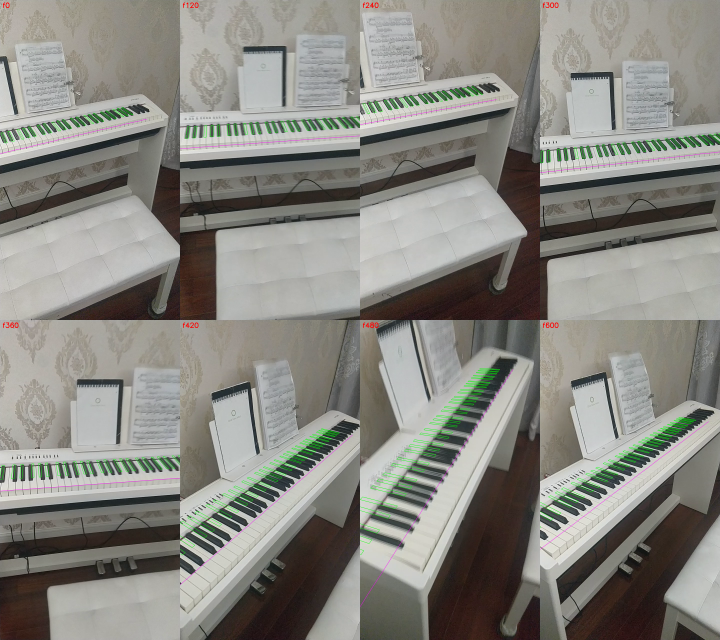
#> input picture CameraTrack/fig_overlay.png, 1440 x 1280 px, given in place of VID_20261029_231550.mp4, which was not available (shown at 1/2 size)
$ python detect.py
#> lines starting #> are read from the running program, lines starting #| are printed output that depends on the picture; pictures that were not available may be replaced by others from this repository, and a replacement may not be noted
### CameraTrack/keys.py
"""Detect the piano's black keys in a frame and fit their arrangement.

A black key seen from above is a dark, elongated blob sitting inside a bright (white keys)
band. We threshold for dark, low-saturation pixels (the reddish floor is saturated, the
walls and keys are bright), keep blobs whose shape and size fit a key top, and then keep
the largest set of blobs whose centroids lie close to one line (the keyboard axis).
"""

import cv2
import numpy as np


def dark_mask(bgr):
	hsv = cv2.cvtColor(bgr, cv2.COLOR_BGR2HSV)
	v = hsv[..., 2].astype(np.float32)
	s = hsv[..., 1]
	# much darker than the wide neighbourhood (the white keys around a black one); a wide blur
	# keeps whole key tops dark instead of only their edges
	blur = cv2.GaussianBlur(v, (0, 0), 25)
	m = ( v < 0.6 * blur ) & ( v < 120 ) & ( s < 90 )
	m = m.astype(np.uint8) * 255
	# cut the thin dark line along the key backs that joins neighbouring keys
	m = cv2.morphologyEx(m, cv2.MORPH_OPEN, cv2.getStructuringElement(cv2.MORPH_ELLIPSE, (5, 5)))
	return m


def split_components(m):
	"""Split touching keys: watershed on the distance transform, seeded by eroded cores."""
	dist = cv2.distanceTransform(m, cv2.DIST_L2, 3)
	core = (dist >= 2.0).astype(np.uint8)
	n, markers = cv2.connectedComponents(core, connectivity=4)
	markers = markers + 1
	markers[(m > 0) & (core == 0)] = 0
	img = cv2.cvtColor(255 - cv2.normalize(dist, None, 0, 255, cv2.NORM_MINMAX).astype(np.uint8), cv2.COLOR_GRAY2BGR)
	markers = cv2.watershed(img, markers.astype(np.int32))
	lab = np.where(m > 0, markers - 1, 0)
	lab[lab < 0] = 0
	return lab


def key_blobs(bgr):
	m = dark_mask(bgr)
	lab = split_components(m)
	ids = np.unique(lab)
	blobs = []
	for i in ids:
		if i == 0:
			continue
		ys, xs = np.nonzero(lab == i)
		area = len(xs)
		if area < 25 or area > 6000:
			continue
		pts = np.stack([xs, ys], 1).astype(np.float32)
		c = pts.mean(0)
		cov = np.cov((pts - c).T)
		ev, evec = np.linalg.eigh(cov)
		if ev[0] <= 0:
			continue
		elong = np.sqrt(ev[1] / ev[0])
		if elong < 1.6 or elong > 12:
			continue
		major = evec[:, 1]
		# fill ratio of the oriented bounding box: key tops are near-rectangular
		proj = (pts - c) @ evec
		ext = proj.max(0) - proj.min(0) + 1
		fill = area / (ext[0] * ext[1])
		if fill < 0.55:
			continue
		blobs.append(dict(c=c, major=major, length=ext[1], width=ext[0], area=area, pts=pts))
	return blobs


def fit_keyboard(blobs, iters=400, tol=None, rng=None):
	"""RANSAC a line through blob centroids; keys are roughly parallel and of similar size."""
	if len(blobs) < 6:
		return None
	rng = rng or np.random.default_rng(0)
	C = np.array([b['c'] for b in blobs])
	W = np.array([b['width'] for b in blobs])
	best = None
	for _ in range(iters):
		i, j = rng.choice(len(blobs), 2, replace=False)
		d = C[j] - C[i]
		L = np.linalg.norm(d)
		if L < 20:
			continue
		d /= L
		nrm = np.array([-d[1], d[0]])
		dist = np.abs((C - C[i]) @ nrm)
		t = tol or 0.6 * np.median(W) + 6
		inl = np.nonzero(dist < t)[0]
		# keys are roughly perpendicular-ish to the axis (not along it)
		ok = [k for k in inl if abs(blobs[k]['major'] @ d) < 0.8]
		if best is None or len(ok) > len(best[0]):
			best = (ok, d)
	if best is None or len(best[0]) < 6:
		return None
	idx, d = best
	# refit the axis with a total least squares line
	P = C[idx]
	c = P.mean(0)
	_, _, vt = np.linalg.svd(P - c)
	d = vt[0]
	order = np.argsort((P - c) @ d)
	return dict(idx=[idx[k] for k in order], axis=d, centre=c)

### CameraTrack/detect.py
"""Stage 1: detect black-key blobs in every frame (parallel) and cache them.

Output: detections.pkl = list over frames of dicts
  { 'blobs': [ { c, major, length, width, area, e1, e2 } ], 'axis': fit or None }
"""

import pickle
import sys
from multiprocessing import Pool

import cv2
import numpy as np

from keys import key_blobs, fit_keyboard

VIDEO = '../Footages.local/VID_20261029_231550.mp4'


def frame_count():
	cap = cv2.VideoCapture(VIDEO)
	return int(cap.get(cv2.CAP_PROP_FRAME_COUNT))


def work(span):
#> called with span = (0, 1)
	a, b = span
	cap = cv2.VideoCapture(VIDEO)
	cap.set(cv2.CAP_PROP_POS_FRAMES, a)
	out = []
	for n in range(a, b):
		ok, f = cap.read()
		if not ok:
			out.append(dict(blobs=[], axis=None))
			continue
		bl = key_blobs(f)
		for x in bl:
			half = x['major'] * x['length'] / 2
			x['e1'] = x['c'] - half
			x['e2'] = x['c'] + half
			del x['pts']
		out.append(dict(blobs=bl, axis=fit_keyboard(bl)))
#> this loop made 1 pass
#> (c in fit_keyboard, vt in fit_keyboard, order in fit_keyboard) on pass 1: ([598.4, 932.2], [[-0.764, 0.645], [0.645, 0.764]], [0, 1, 2, 4, 3, 5, 7, 6, 8, 9, 11, 10])
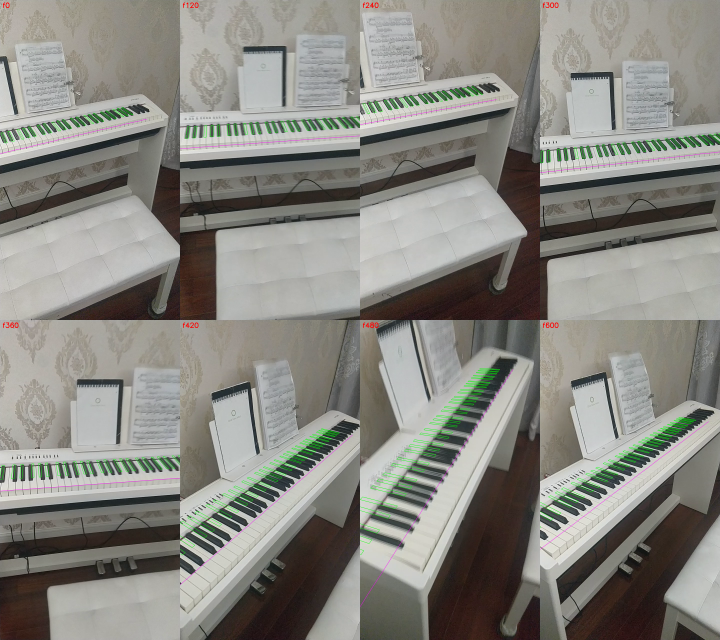
#> input picture CameraTrack/fig_overlay.png, 1440 x 1280 px, given in place of VID_20261029_231550.mp4, which was not available (shown at 1/2 size)
#> pass 1, in dark_mask, `v = hsv[..., 2].astype(np.float32)`:
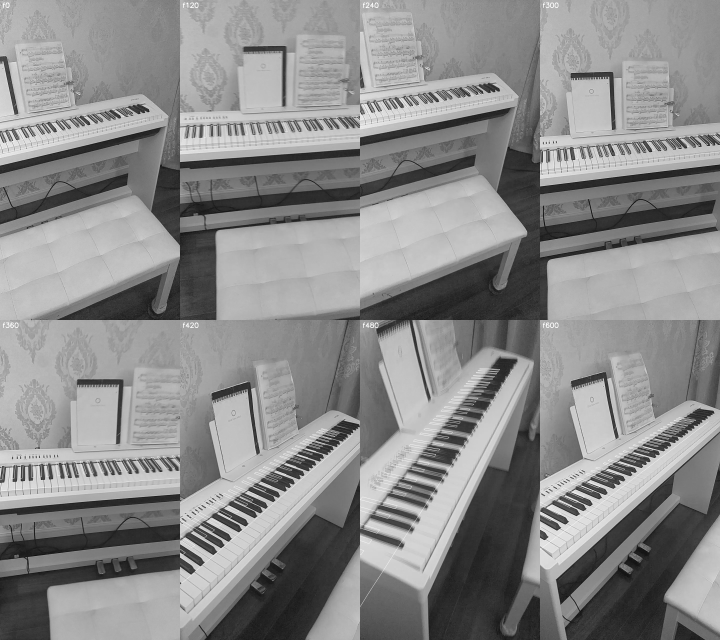
#> v: shape (1280, 1440) float32 (shown at 1/2 size); min 3, max 255, mean 138.2
#> pass 1, in dark_mask, `s = hsv[..., 1]`:
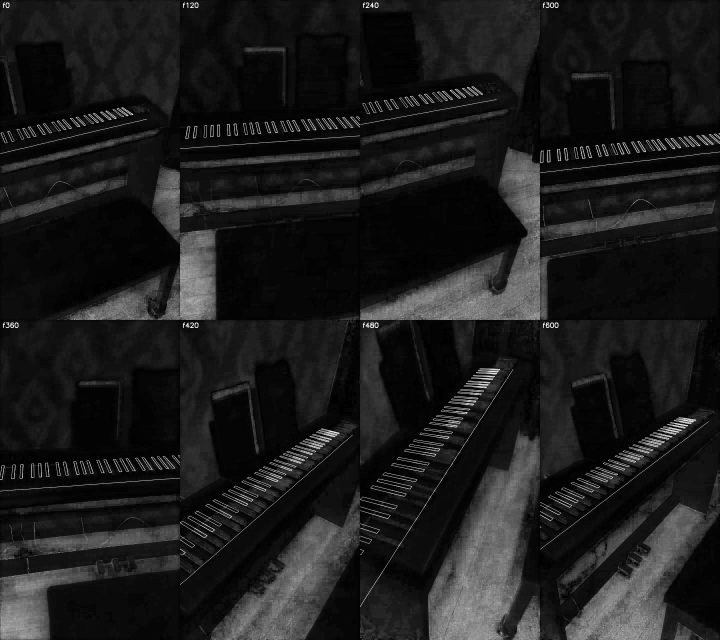
#> s: shape (1280, 1440) (shown at 1/2 size); min 0, max 255, mean 28.3
#> pass 1, in dark_mask, `blur = cv2.GaussianBlur(v, (0, 0), 25)`:
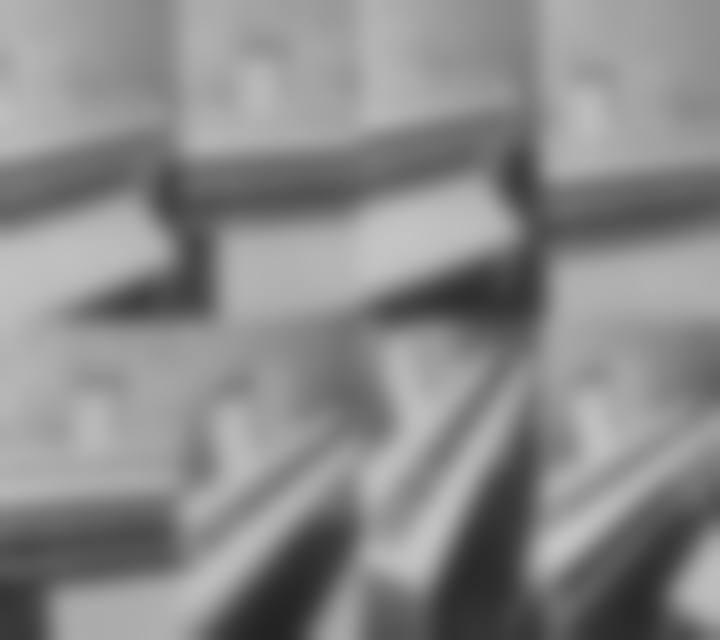
#> blur: shape (1280, 1440) float32 (shown at 1/2 size); min 34.83, max 196.3, mean 138.2
#> f is the input picture: shape (1280, 1440, 3); mean B, G, R 128.4, 134.7, 135.7
#> after the loop, out = 1 item; x = {'c': [93.56, 1253.9], 'major': [0.165, 0.986], 'length': 14.32, 'width': 9.88, 'area': 79, 'e1': [92.38, 1246.9], 'e2': [94.74, 1261]}
	return out


if __name__ == '__main__':
	N = frame_count()
	step = 12
	spans = [ ( a, min( N, a + step ) ) for a in range( 0, N, step ) ]
	with Pool( 26 ) as pool:
		parts = pool.map( work, spans )
#> parts = 1 item
	dets = [ d for p in parts for d in p ]
#> dets = 1 item
	pickle.dump( dets, open( 'detections.pkl', 'wb' ) )
	n = [ len( d['axis']['idx'] ) if d['axis'] else 0 for d in dets ]
#> n = [12]
	print( 'frames', len( dets ), 'with axis', sum( 1 for x in n if x ), 'mean keys on axis %.1f' % np.mean( n ) )
#| frames 1 with axis 1 mean keys on axis 12.0
